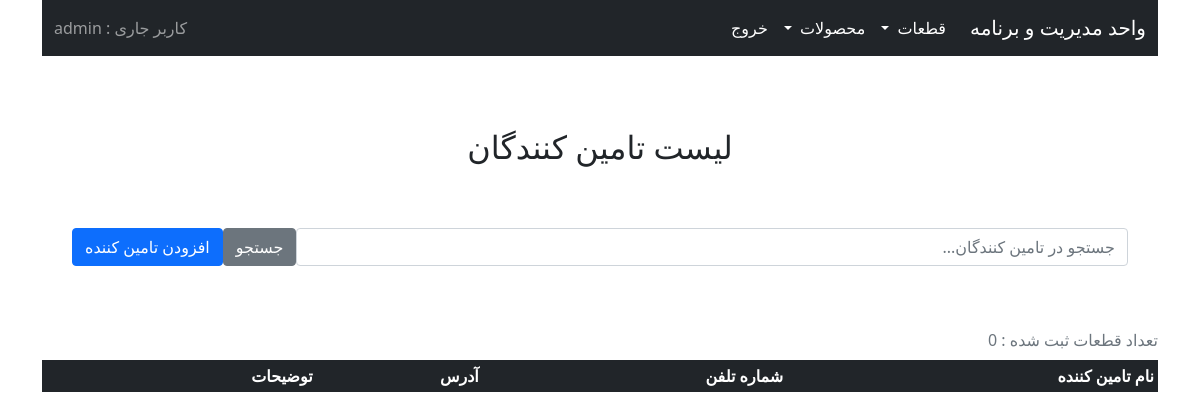
Page /support/suppliers/list/ (signed in) on the earlier database version.
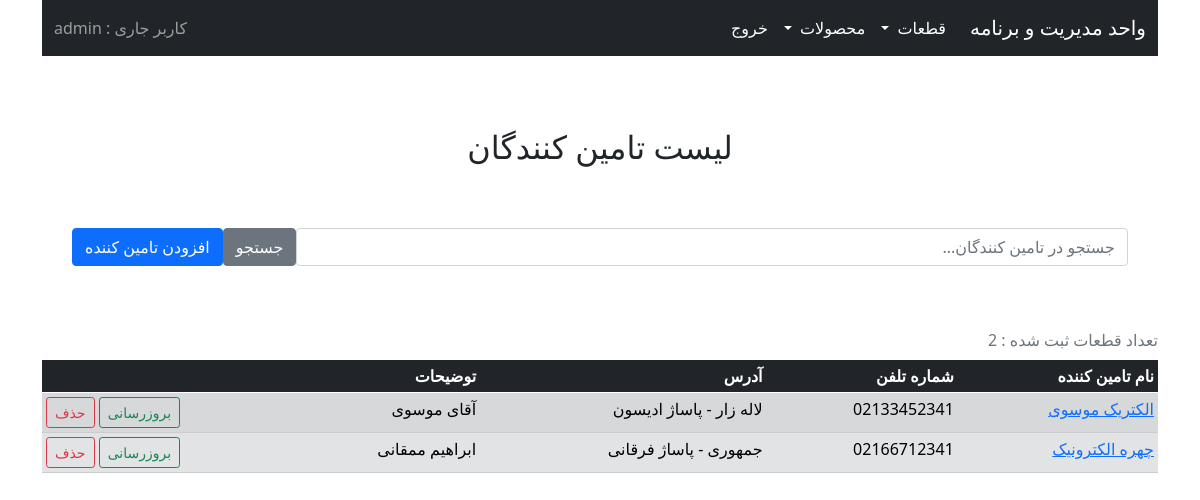
Same page on the later database version.
### support/models.py (models this page shows)
class Supplier(models.Model):
    supplier_name = models.CharField(verbose_name=_('Part Supplier Name'), max_length=100)
    supplier_phone = models.CharField(verbose_name=_('Part Supplier Phone'), max_length=20, blank=True)
    supplier_address = models.CharField(verbose_name=_('Part Supplier Address'), max_length=400, blank=True)
    supplier_description = models.TextField(verbose_name=_('Part Description'), max_length=1000, blank=True)
    class Meta:
        verbose_name = _('Part')
        verbose_name_plural = _('Parts')
    def __str__(self):
        return self.supplier_name

### support/views.py (the view)
# urls.py: path('suppliers/list/', views.supplier_list, name='supplier-list'),
def supplier_list(request):
    form = SupplierForm(request.POST or None)
    if form.is_valid():
        form.save()
        return redirect('supplier-list')
    if request.method == 'POST':
        searched_item = request.POST['searched_item']
        suppliers_list = Supplier.objects.filter(
            Q(supplier_name__contains=searched_item) |
            Q(supplier_address__contains=searched_item) |
            Q(supplier_description__contains=searched_item)
            ).order_by('supplier_name')
    else:
        suppliers_list = Supplier.objects.all().order_by('supplier_name')
        searched_item = ''
    return render(request, 'support/suppliers_list.html',
                  {'suppliers_list': suppliers_list, 'searched_item': searched_item, 'form': form})

### support/forms.py
class SupplierForm(ModelForm):
    class Meta:
        model = Supplier
        fields = "__all__"
        labels = {
            'supplier_name': '',
            'supplier_phone': '',
            'supplier_address': '',
            'supplier_description': '',
        }
        widgets = {
            'supplier_name': forms.TextInput(attrs={'class': 'form-control', 'placeholder': 'نام تامین کننده'}),
            'supplier_phone': forms.TextInput(attrs={'class': 'form-control', 'placeholder': 'شماره تلفن تامین کننده'}),
            'supplier_address': forms.TextInput(attrs={'class': 'form-control', 'placeholder': 'آدرس تامین کننده'}),
            'supplier_description': forms.Textarea(attrs={'class': 'form-control', 'placeholder': 'توضیحات'}),
        }

### support/templates/support/suppliers_list.html (shortened to what this page needs)
{% extends 'mainapp/base.html' %}
{% block content %}
{% include './navbar.html' %}
<br><br>
<br>
<center>
<h2>لیست تامین کنندگان</h2>
</center>
<br>
      <form class="d-flex" style="padding: 30px" action="" method=POST>
        <input class="form-control" type="search" value="{{ searched_item }}" placeholder="جستجو در تامین کنندگان..." name="searched_item">
        <button class="btn btn-secondary" type="submit">جستجو</button>
          <div class="col-auto">
              <button type="button" class="btn btn-primary col-auto" data-toggle="modal" data-target="#myModal">افزودن تامین کننده</button>
          </div>
      </form>
<br>
<table class="table table-secondary table-striped table-hover table-responsive table-sm table caption-top">
    <caption>تعداد قطعات ثبت شده : {{ suppliers_list.count }}</caption>
    <thead class="table-dark">
    <tr>
        <th scope="col"> نام تامین کننده </th>
        <th scope="col"> شماره تلفن </th>
        <th scope="col"> آدرس </th>
        <th scope="col"> توضیحات </th>
        <th scope="col"></th>
    </tr>
    </thead>
    <tbody>
{% for supplier in suppliers_list %}
   <tr>
       <td>
           <a href="{% url 'supplier-show' supplier.id %}"> {{ supplier }} </a>
       </td>
       <td>
          {{ supplier.supplier_phone }}
       </td>
       <td>
           {{ supplier.supplier_address }}
       </td>
       <td>
           {{ supplier.supplier_description }}
       </td>
       <td align="left">
           <a href="{% url 'supplier-update' supplier.id %}" class="btn btn-outline-success btn-sm"> بروزرسانی </a>
           <a href="{% url 'supplier-delete' supplier.id %}" class="btn btn-outline-danger btn-sm"> حذف </a>
       </td>
   </tr>
{% endfor %}
    </tbody>
</table>
<br>
{% endblock %}

### mainapp/templates/mainapp/base.html (shortened to what this page needs)
<!doctype html>
<html lang="fa" dir="rtl">
  <head>
    <link rel="stylesheet" href="https://cdn.jsdelivr.net/npm/bootstrap@5.0.2/dist/css/bootstrap.rtl.min.css"
>
  </head>
  <body>
  <div class="container">
    {% if user.is_authenticated %}
      {% block content %}
      {% endblock %}
    {% endif %}
  </div>
  </body>
</html>

### support/templates/support/navbar.html (shortened to what this page needs)
<nav class="navbar navbar-expand-lg navbar-dark bg-dark">
    <div class="container-fluid">
        <a class="navbar-brand" href="#">واحد مدیریت و برنامه</a>
        <div class="collapse navbar-collapse" id="navbarSupportedContent">
            <ul class="navbar-nav me-auto mb-2 mb-lg-0">
                <li class="nav-item dropdown ">
                    <a class="nav-link dropdown-toggle active " href="#" id="navbarDropdown" role="button"
                       data-bs-toggle="dropdown" aria-expanded="false">
                        قطعات
                    </a>
                </li>
                <li class="nav-item dropdown ">
                    <a class="nav-link dropdown-toggle active " href="#" id="navbarDropdown" role="button"
                       data-bs-toggle="dropdown" aria-expanded="false">
                        محصولات
                    </a>
                </li>
                {% if user.is_authenticated %}
                <li class="nav-item">
                    <a class="nav-link active" aria-current="page" href="{% url 'logout-user' %}">خروج</a>
                </li>
                {% endif %}
            </ul>
            <span class="navbar-text">
       کاربر جاری : {{ user }}
            </span>
        </div>
    </div>
</nav>

Differences in the rows shown:
added Supplier: supplier_name "الکتریک موسوی", supplier_phone "02133452341", supplier_address "لاله زار - پاساژ ادیسون", supplier_description "آقای موسوی"
added Supplier: supplier_name "چهره الکترونیک", supplier_phone "02166712341", supplier_address "جمهوری - پاساژ فرقانی", supplier_description "ابراهیم ممقانی"
Other differences:
{{ suppliers_list.count }}: "0" → "2"
